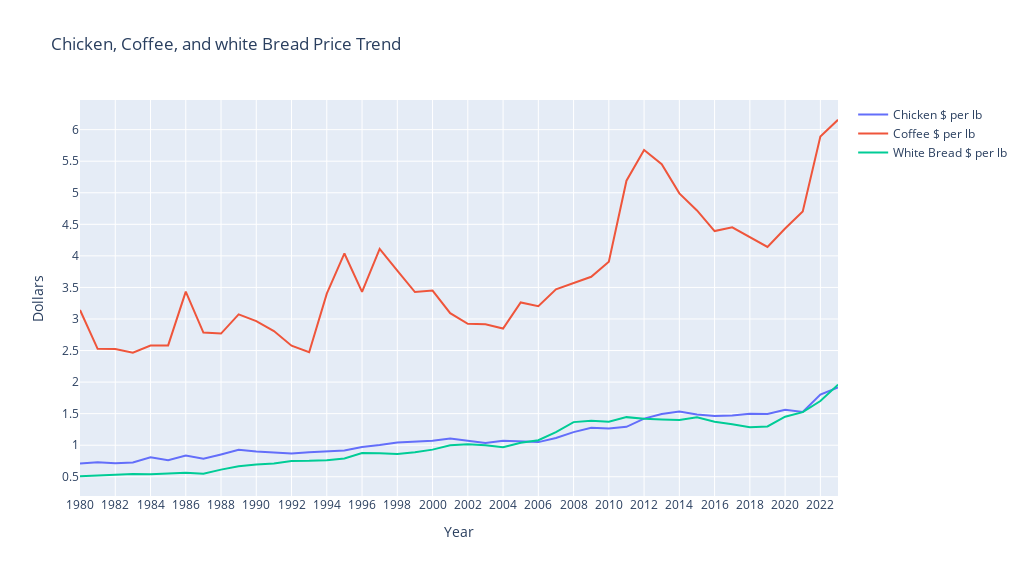

Notebook code for this chart:
### Markdown cell above
### Grocery Price Trend: Chicken, Coffee, Bread

### Code cell
# Using plotly.graph_objects, we'll plot the price trend for basic goods.
grocery_plot = go.Figure()

# Adding trace (lines) with our dataframes
# Adding Chicken dataframe
grocery_plot.add_trace(
    go.Scatter(
        x=chicken_df.index, 
        y=chicken_df['Average Chicken Price per Pound'], 
        mode='lines', 
        name='Chicken $ per lb'
    )
)
# Addding Coffee dataframe
grocery_plot.add_trace(
    go.Scatter(
        x=coffee_df.index, 
        y=coffee_df['Average Coffee Price'], 
        mode='lines', 
        name='Coffee $ per lb'
    )
)
# Adding Bread dataframe
grocery_plot.add_trace(
    go.Scatter(
        x=bread_df.index, 
        y=bread_df['Average Bread Price'], 
        mode='lines', 
        name='White Bread $ per lb'
    )
)
# Updating the layout with desired parameters
grocery_plot.update_layout(width=1024, height = 576, title='Chicken, Coffee, and white Bread Price Trend', xaxis_title='Year', yaxis_title='Dollars')
grocery_plot.update_xaxes(dtick=2, tickmode='linear')
grocery_plot.update_yaxes(dtick=0.5, tickmode='linear')

grocery_plot.show()

### Figure 1 — Plotly figure (JSON) as saved in the notebook; plotly's stock layout.template omitted (floating-point values rounded to 4 significant figures)
{"data": [{"mode": "lines", "name": "Chicken $ per lb", "type": "scatter", "x": [1980, 1981, 1982, 1983, 1984, 1985, 1986, 1987, 1988, 1989, 1990, 1991, 1992, 1993, 1994, 1995, 1996, 1997, 1998, 1999, 2000, 2001, 2002, 2003, 2004, 2005, 2006, 2007, 2008, 2009, 2010, 2011, 2012, 2013, 2014, 2015, 2016, 2017, 2018, 2019, 2020, 2021, 2022, 2023], "y": [0.709, 0.732, 0.714, 0.725, 0.81, 0.763, 0.835, 0.785, 0.854, 0.927, 0.899, 0.88, 0.869, 0.89, 0.901, 0.917, 0.973, 1.002, 1.044, 1.056, 1.071, 1.105, 1.074, 1.034, 1.07, 1.056, 1.049, 1.115, 1.207, 1.278, 1.263, 1.291, 1.422, 1.496, 1.533, 1.488, 1.464, 1.472, 1.497, 1.495, 1.563, 1.527, 1.801, 1.914]}, {"mode": "lines", "name": "Coffee $ per lb", "type": "scatter", "x": [1980, 1981, 1982, 1983, 1984, 1985, 1986, 1987, 1988, 1989, 1990, 1991, 1992, 1993, 1994, 1995, 1996, 1997, 1998, 1999, 2000, 2001, 2002, 2003, 2004, 2005, 2006, 2007, 2009, 2010, 2011, 2012, 2013, 2014, 2015, 2016, 2017, 2018, 2019, 2020, 2021, 2022, 2023], "y": [3.142, 2.527, 2.524, 2.466, 2.578, 2.581, 3.433, 2.785, 2.769, 3.073, 2.966, 2.809, 2.577, 2.472, 3.401, 4.038, 3.43, 4.111, 3.765, 3.427, 3.45, 3.093, 2.924, 2.916, 2.849, 3.262, 3.203, 3.469, 3.669, 3.906, 5.191, 5.676, 5.453, 4.99, 4.72, 4.393, 4.453, 4.302, 4.141, 4.433, 4.705, 5.891, 6.156]}, {"mode": "lines", "name": "White Bread $ per lb", "type": "scatter", "x": [1980, 1981, 1982, 1983, 1984, 1985, 1986, 1987, 1988, 1989, 1990, 1991, 1992, 1993, 1994, 1995, 1996, 1997, 1998, 1999, 2000, 2001, 2002, 2003, 2004, 2005, 2006, 2007, 2008, 2009, 2010, 2011, 2012, 2013, 2014, 2015, 2016, 2017, 2018, 2019, 2020, 2021, 2022, 2023], "y": [0.509, 0.525, 0.532, 0.542, 0.541, 0.553, 0.565, 0.547, 0.613, 0.666, 0.695, 0.71, 0.75, 0.752, 0.761, 0.791, 0.876, 0.872, 0.86, 0.887, 0.93, 0.999, 1.016, 1.001, 0.969, 1.04, 1.08, 1.207, 1.366, 1.387, 1.373, 1.445, 1.418, 1.407, 1.401, 1.441, 1.371, 1.333, 1.286, 1.298, 1.452, 1.524, 1.7, 1.96]}], "layout": {"height": 576, "title": {"text": "Chicken, Coffee, and white Bread Price Trend"}, "width": 1024, "xaxis": {"autorange": true, "dtick": 2, "range": [1980, 2023], "tickmode": "linear", "title": {"text": "Year"}, "type": "linear"}, "yaxis": {"autorange": true, "dtick": 0.5, "range": [0.1953, 6.47], "tickmode": "linear", "title": {"text": "Dollars"}, "type": "linear"}}}
